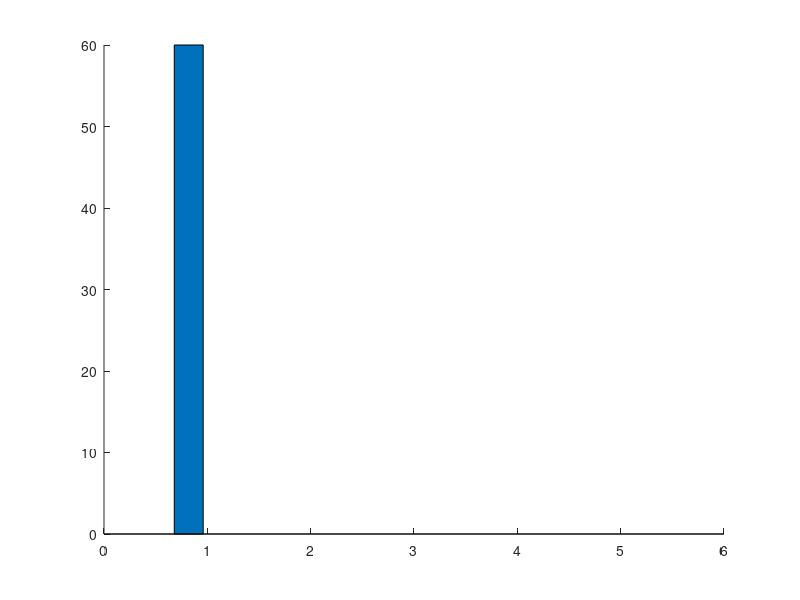

Source code (MATLAB): (Note: this script raises an error after producing the figure.)
clc;
clear;
figure(1);
Robot_axes =[1,2,3,4,5,6];
TMAX = [60,80;
         0,0;
         0,85;
         0,0;
         0,0;
         0,0]    ;    
    
bar(TMAX,'group'); 
%title('Fault Detection time (hrs) -Task1','FontSize',14);
set(gca,'PlotBoxAspectRatio',[5 2 1])
xlabel('Axes','FontSize',28);
ylabel('Detection time (hrs)','FontSize',28);
q_legend = legend('Friction increase: 10%','Friction increase: 20%');
set(gca,'fontsize',24);
 
% for i1=1:6
%     t1=text( Robot_axes(1,i1),TMAX(i1,1),num2str(TMAX(i1,1),'%0.0f'),'HorizontalAlignment',...
%     'right','VerticalAlignment','bottom','FontSize',18)
%      t2=text( Robot_axes(1,i1),TMAX(i1,2),num2str(TMAX(i1,2),'%0.0f'),'HorizontalAlignment',....
%      'left','VerticalAlignment','bottom','FontSize',18)
% end
 
set(q_legend,'FontSize',18);
grid on;
 

figure(2);
Robot_axes =[1,2,3,4,5,6];
TMAX = [98,80;
         97,92;
         93,93;
         100,92;
         100,108;
         103,113]    ;    
    
bar(TMAX,'group'); 
%title('Fault Detection time (hrs) -Task2','FontSize',14);
set(gca,'PlotBoxAspectRatio',[5 2 1])
xlabel('Axes','FontSize',28);
ylabel('Detection time (hrs)','FontSize',28);
q_legend = legend('Friction increase: 10%','Friction increase: 20%');
set(gca,'fontsize',24);
 
% for i1=1:6
%     t1=text( Robot_axes(1,i1),TMAX(i1,1),num2str(TMAX(i1,1),'%0.0f'),'HorizontalAlignment',...
%     'right','VerticalAlignment','bottom','FontSize',18)
%      t2=text( Robot_axes(1,i1),TMAX(i1,2),num2str(TMAX(i1,2),'%0.0f'),'HorizontalAlignment',....
%      'left','VerticalAlignment','bottom','FontSize',18)
% end
 
set(q_legend,'FontSize',18);
grid on;
 

figure(3);
Robot_axes =[1,2,3,4,5,6];
TMAX = [89,70;
         0,0;
         0,0;
         0,0;
         0,0;
         95,103]    ;    
    
bar(TMAX,'group'); 
%title('Fault Detection time (hrs) -Task3','FontSize',14);
set(gca,'PlotBoxAspectRatio',[5 2 1])
xlabel('Axes','FontSize',28);
ylabel('Detection time (hrs)','FontSize',28);
q_legend = legend('Friction increase: 10%','Friction increase: 20%');
set(gca,'fontsize',24);
 
% for i1=1:6
%     t1=text( Robot_axes(1,i1),TMAX(i1,1),num2str(TMAX(i1,1),'%0.0f'),'HorizontalAlignment',...
%     'right','VerticalAlignment','bottom','FontSize',18)
%      t2=text( Robot_axes(1,i1),TMAX(i1,2),num2str(TMAX(i1,2),'%0.0f'),'HorizontalAlignment',....
%      'left','VerticalAlignment','bottom','FontSize',18)
% end
 
set(q_legend,'FontSize',18);
grid on;



figure(4);
Robot_axes =[1,2,3,4,5,6];
TMAX = [-28.13,25.61,24.99;
         67.72,54.05,-58.38;
         14.02,-4.93,-6.76;
         -0.79,0.89,-2.2;
         -2.2,3.11,1.15;
         0,0.35,-0.82]    ;    
    
bar(TMAX,'group'); 

set(gca,'PlotBoxAspectRatio',[5 2 1])
xlabel('Axes','FontSize',28);
ylabel('Average Torque (Nm)','FontSize',28);
q_legend = legend('Task 1','Task 2','Task 3');
set(gca,'fontsize',24);
 
for i1=1:6
    t1=text( Robot_axes(1,i1),TMAX(i1,1),num2str(TMAX(i1,1),'%0.1f'),'HorizontalAlignment',...
    'right','VerticalAlignment','bottom','FontSize',18)
     t2=text( Robot_axes(1,i1),TMAX(i1,2),num2str(TMAX(i1,2),'%0.1f'),'HorizontalAlignment',....
     'left','VerticalAlignment','bottom','FontSize',18)
     t3=text( Robot_axes(1,i1),TMAX(i1,3),num2str(TMAX(i1,3),'%0.1f'),'HorizontalAlignment',....
     'left','VerticalAlignment','bottom','FontSize',18)
end
 
set(q_legend,'FontSize',18);
grid on;
 


